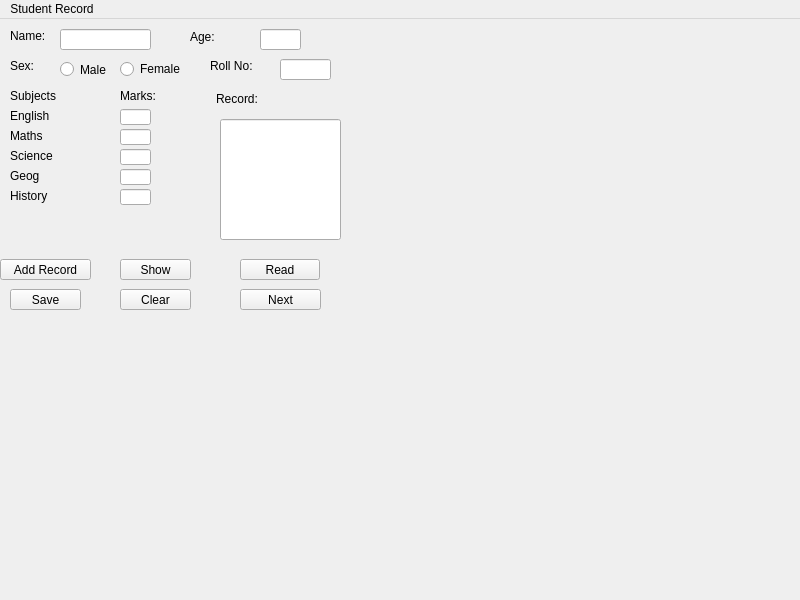
<?xml version="1.0" encoding="UTF-8"?>
<ui version="4.0">
 <class>MainWindow</class>
 <widget class="QMainWindow" name="MainWindow">
  <property name="geometry">
   <rect>
    <x>0</x>
    <y>0</y>
    <width>800</width>
    <height>600</height>
   </rect>
  </property>
  <property name="windowTitle">
   <string>MainWindow</string>
  </property>
  <widget class="QWidget" name="centralwidget">
   <widget class="QLabel" name="NameText">
    <property name="geometry">
     <rect>
      <x>10</x>
      <y>10</y>
      <width>47</width>
      <height>14</height>
     </rect>
    </property>
    <property name="text">
     <string>Name:</string>
    </property>
   </widget>
   <widget class="QLineEdit" name="Nameline">
    <property name="geometry">
     <rect>
      <x>60</x>
      <y>10</y>
      <width>91</width>
      <height>21</height>
     </rect>
    </property>
   </widget>
   <widget class="QLabel" name="Agelabel">
    <property name="geometry">
     <rect>
      <x>190</x>
      <y>10</y>
      <width>47</width>
      <height>16</height>
     </rect>
    </property>
    <property name="text">
     <string>Age:</string>
    </property>
   </widget>
   <widget class="QLineEdit" name="lineEdit_2">
    <property name="geometry">
     <rect>
      <x>260</x>
      <y>10</y>
      <width>41</width>
      <height>21</height>
     </rect>
    </property>
   </widget>
   <widget class="QLabel" name="Rollnolabel">
    <property name="geometry">
     <rect>
      <x>210</x>
      <y>40</y>
      <width>47</width>
      <height>14</height>
     </rect>
    </property>
    <property name="text">
     <string>Roll No:</string>
    </property>
   </widget>
   <widget class="QLineEdit" name="lineEdit_3">
    <property name="geometry">
     <rect>
      <x>280</x>
      <y>40</y>
      <width>51</width>
      <height>21</height>
     </rect>
    </property>
   </widget>
   <widget class="QLabel" name="Sexlabel">
    <property name="geometry">
     <rect>
      <x>10</x>
      <y>40</y>
      <width>47</width>
      <height>14</height>
     </rect>
    </property>
    <property name="text">
     <string>Sex:</string>
    </property>
   </widget>
   <widget class="QRadioButton" name="maleradioButton">
    <property name="geometry">
     <rect>
      <x>60</x>
      <y>40</y>
      <width>85</width>
      <height>21</height>
     </rect>
    </property>
    <property name="text">
     <string>Male</string>
    </property>
   </widget>
   <widget class="QRadioButton" name="femaleradioButton">
    <property name="geometry">
     <rect>
      <x>120</x>
      <y>40</y>
      <width>85</width>
      <height>20</height>
     </rect>
    </property>
    <property name="text">
     <string>Female</string>
    </property>
   </widget>
   <widget class="QLabel" name="Recordlabel">
    <property name="geometry">
     <rect>
      <x>216</x>
      <y>70</y>
      <width>51</width>
      <height>20</height>
     </rect>
    </property>
    <property name="text">
     <string>Record:</string>
    </property>
   </widget>
   <widget class="QLineEdit" name="lineEdit_4">
    <property name="geometry">
     <rect>
      <x>220</x>
      <y>100</y>
      <width>121</width>
      <height>121</height>
     </rect>
    </property>
    <property name="text">
     <string/>
    </property>
   </widget>
   <widget class="QLabel" name="label">
    <property name="geometry">
     <rect>
      <x>10</x>
      <y>70</y>
      <width>47</width>
      <height>14</height>
     </rect>
    </property>
    <property name="text">
     <string>Subjects :</string>
    </property>
   </widget>
   <widget class="QLabel" name="label_2">
    <property name="geometry">
     <rect>
      <x>120</x>
      <y>70</y>
      <width>47</width>
      <height>14</height>
     </rect>
    </property>
    <property name="text">
     <string>Marks:</string>
    </property>
   </widget>
   <widget class="QLabel" name="EnglishText">
    <property name="geometry">
     <rect>
      <x>10</x>
      <y>90</y>
      <width>47</width>
      <height>14</height>
     </rect>
    </property>
    <property name="text">
     <string>English</string>
    </property>
   </widget>
   <widget class="QLabel" name="MathsText">
    <property name="geometry">
     <rect>
      <x>10</x>
      <y>110</y>
      <width>47</width>
      <height>14</height>
     </rect>
    </property>
    <property name="text">
     <string>Maths</string>
    </property>
   </widget>
   <widget class="QLabel" name="ScienceText">
    <property name="geometry">
     <rect>
      <x>10</x>
      <y>130</y>
      <width>47</width>
      <height>14</height>
     </rect>
    </property>
    <property name="text">
     <string>Science</string>
    </property>
   </widget>
   <widget class="QLabel" name="GeogText">
    <property name="geometry">
     <rect>
      <x>10</x>
      <y>150</y>
      <width>47</width>
      <height>14</height>
     </rect>
    </property>
    <property name="text">
     <string>Geog</string>
    </property>
   </widget>
   <widget class="QLabel" name="HistoryText">
    <property name="geometry">
     <rect>
      <x>10</x>
      <y>170</y>
      <width>47</width>
      <height>14</height>
     </rect>
    </property>
    <property name="text">
     <string>History</string>
    </property>
   </widget>
   <widget class="QLineEdit" name="lineEdit">
    <property name="geometry">
     <rect>
      <x>120</x>
      <y>90</y>
      <width>31</width>
      <height>16</height>
     </rect>
    </property>
   </widget>
   <widget class="QLineEdit" name="lineEdit_5">
    <property name="geometry">
     <rect>
      <x>120</x>
      <y>110</y>
      <width>31</width>
      <height>16</height>
     </rect>
    </property>
   </widget>
   <widget class="QLineEdit" name="lineEdit_6">
    <property name="geometry">
     <rect>
      <x>120</x>
      <y>130</y>
      <width>31</width>
      <height>16</height>
     </rect>
    </property>
   </widget>
   <widget class="QLineEdit" name="lineEdit_7">
    <property name="geometry">
     <rect>
      <x>120</x>
      <y>150</y>
      <width>31</width>
      <height>16</height>
     </rect>
    </property>
   </widget>
   <widget class="QLineEdit" name="lineEdit_8">
    <property name="geometry">
     <rect>
      <x>120</x>
      <y>170</y>
      <width>31</width>
      <height>16</height>
     </rect>
    </property>
   </widget>
   <widget class="QPushButton" name="AddRecord">
    <property name="geometry">
     <rect>
      <x>0</x>
      <y>240</y>
      <width>91</width>
      <height>21</height>
     </rect>
    </property>
    <property name="text">
     <string>Add Record</string>
    </property>
   </widget>
   <widget class="QPushButton" name="Show">
    <property name="geometry">
     <rect>
      <x>120</x>
      <y>240</y>
      <width>71</width>
      <height>21</height>
     </rect>
    </property>
    <property name="text">
     <string>Show</string>
    </property>
   </widget>
   <widget class="QPushButton" name="Read">
    <property name="geometry">
     <rect>
      <x>240</x>
      <y>240</y>
      <width>80</width>
      <height>21</height>
     </rect>
    </property>
    <property name="text">
     <string>Read</string>
    </property>
   </widget>
   <widget class="QPushButton" name="Save">
    <property name="geometry">
     <rect>
      <x>10</x>
      <y>270</y>
      <width>71</width>
      <height>21</height>
     </rect>
    </property>
    <property name="text">
     <string>Save</string>
    </property>
   </widget>
   <widget class="QPushButton" name="Clear">
    <property name="geometry">
     <rect>
      <x>120</x>
      <y>270</y>
      <width>71</width>
      <height>21</height>
     </rect>
    </property>
    <property name="text">
     <string>Clear</string>
    </property>
   </widget>
   <widget class="QPushButton" name="Next">
    <property name="geometry">
     <rect>
      <x>240</x>
      <y>270</y>
      <width>81</width>
      <height>21</height>
     </rect>
    </property>
    <property name="text">
     <string>Next</string>
    </property>
   </widget>
  </widget>
  <widget class="QMenuBar" name="menubar">
   <property name="geometry">
    <rect>
     <x>0</x>
     <y>0</y>
     <width>800</width>
     <height>21</height>
    </rect>
   </property>
   <widget class="QMenu" name="menuStudent_Record">
    <property name="title">
     <string>Student Record</string>
    </property>
   </widget>
   <addaction name="menuStudent_Record"/>
  </widget>
 </widget>
 <resources/>
 <connections/>
</ui>
